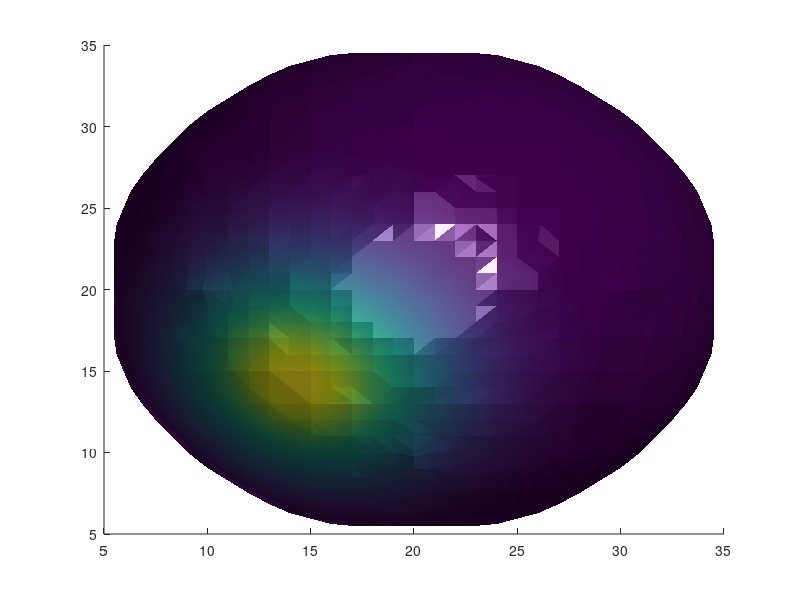

Write the MATLAB code that produced this figure. (Note: this script raises an error after producing the figure.)
Nx=40;
Ny=40;
Nz=70;
R=15;

% load initial
% u0=uout+ues; v0=vout+ves; w0=wout+wes; x0=xout+xes;
fi=ones(Nx,Ny,Nz);
 r = zeros(Nx,Ny,Nz);
% 
% %ancho=2;
for i=1:Nx
    for j=1:Ny
        for k=1:Nz
            r(i,j,k)=sqrt((i-Nx/2)^2+(j-Ny/2)^2+(k)^2);
            if r(i,j,k)>=R
            fi(i,j,k)=-1;
            end
        end
   
   end
end

% for i = 20:30
%    for j = 20:30
%       for k = 15:45
%          %fi(i,j,k) = -1;
%          f = rand(1);
%         if f <= 0.5
%             fi(i,j,k) = -1;
%         end
%       end
%    end
% end
% for i = 10:30
%     for j = 10:30
%        for k = 25:45
%           fi(i,j,k) = -1; 
%        end
%     end
% end

    %R = 9;
    %N = 2;
    [X,Y,Z]=meshgrid(1:Nx,1:Ny,1:Nz);
        %teta=atan2((Y-Ny/2),(X-Nx/2));
        %rad=sqrt((X-Nx/2+.5).^2+(Y-Ny/2+.5).^2);
        u=1.5*exp(-((X-Nx/3-.5).^2+(Y-Ny/3-.5).^2+(Z-13.5).^2)/50);
        %u=2.5*rad.*(cos(teta*N)+sin(teta*N)).*(Z/Nz)/max(max(max(rad)))+(exp(-((-X+Nx/2-.5).^2+(-Y+Ny/2-.5).^2+(-Z+R+14).^2)/80));
        %u=-2.5*rad.*(cos(teta*N)+sin(teta*N)).*(Z/Nz)/max(max(max(rad)))+(exp(-((X-Nx/2).^2+(Y-Ny/2).^2+(Z-R+14).^2)/50));
        %u=2.5*rand(Nx,Ny,Nz);
        %u = 0.2*(rand(Nx,Ny,Nz)-.5);
        %u=.1*u+.2*(rand(Nx,Ny,Nz)-.5);
        
%     u = zeros(Nx,Ny,Nz);
%     
%      for i=1:Nx
%          for j=1:Ny
%              for k=1:Nz
%                  u(i,j,k)=0.05*(1.5*exp(-((i-Nx/2-0.5)^2+(j-Ny/2-0.5)^2+(k-13-0.5)^2)/200)-0.1);%primera prueba
%              end
%          end
%      end

% fix0(:,:)=fi(Nx/2,:,:);
% 
% figure(1)
% clf
%     ux(:,:)=u(:,Ny/2,:);
%     %vx(:,:)=v(:,Ny/2,:);
%     fix(:,:)=fi(Nx/2,:,:);
% clf
% hold on
% mesh(ux,'FaceAlpha',0.5),shading interp,  view(-36,18)
% %mesh(fix,'FaceColor','none')
% hold off
% 
% % %%
%       figure(2)
%      clf
% [x,y,z] = meshgrid(1:1:Ny,1:1:Nx,1:1:Nz);
% xslice = [Nx/2-R:R:Nx/2+R,Nx/2-R:R:Nx/2+R];yslice = [Ny/2-R:R:Ny/2+R,Ny/2-R:R:Ny/2+R]; zslice = [0:3:R,0:3:R];
% p3=slice(x,y,z,u,xslice,yslice,zslice);
% set(p3,'FaceColor','flat','EdgeColor','none','FaceAlpha',0.1);
% rs=max(abs(max(max(max(u)))),abs(min(min(min(u)))));
% 
% axis equal, view(74,18), 
% set(gca,'CLim',[-rs,rs])
% colorbar;
% %%
    figure(4)
    
%     u = smooth3(u,'box',3); 
    clf
       
    %cdata = smooth3((u-min(min(min(u))))./(max(max(max(u)))-min(min(min(u)))),'box',5);
       cdata = smooth3(u,'box',3);
    fim = smooth3(fi,'box',3);
    p4=patch(isosurface(fim,0));
    isonormals(fim,p4);
    isocolors(cdata,p4);
    set(p4,'FaceColor','interp','EdgeColor','none'),
    camlight, lighting phong
    axis equal, axis off, 
    axis([1 Nx 1 Ny 1 Nz]),
    colormap jet
    light
material metal
    colorbar
%view(-15,40)
view(13,12)


%     figure(4)
%     fix(:,:)=fi(:,Ny/2,:);
%     contour(fix,[0 0],'k')
%     hold on
%     contour(fix0,[0 0],'r')
%     axis equal
%     %getframe(gcf);
%     hold off
